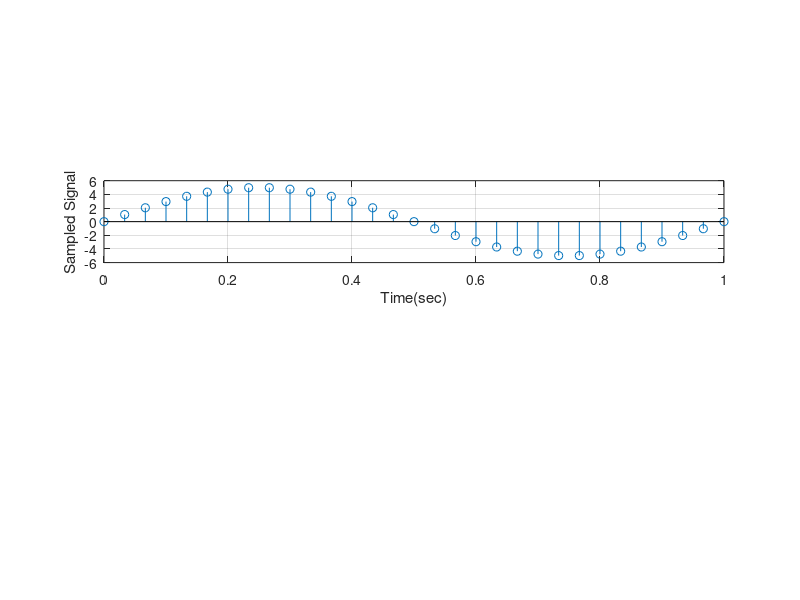

Reproduce this figure in MATLAB.
clear all;
close all;

A=5;
f=1;
theta=0;
minTime=0;
maxTime=1;
samplePerTime=100;
t=minTime : 1/samplePerTime;
analogSignal= A*sin(2*pi*f*t +theta);
figure;
plot(t,analogSignal);
disp(analogSignal);

samplingRate=30*f;
sampleTime=minTime :1/samplingRate: maxTime;
sampledSignal=A*sin(2*pi*f*sampleTime +theta);

digitalData=[];
stairCaseSignal=0;
delta=0.3;

for i=1:1:(samplingRate*maxTime)
    if sampledSignal(i)>stairCaseSignal(i)
        digitalData(i+1)=1;
        stairCaseSignal(i+1)=stairCaseSignal(i)+delta;
    else
        digitalData(i+1)=0;
        stairCaseSignal(i+1)=stairCaseSignal(i)-delta;
    end
end

disp(digitalData);
disp(stairCaseSignal);
subplot(4,1,2);
stem(sampleTime, sampledSignal);
xlabel("Time(sec)");
ylabel("Sampled Signal");
grid on;
hold on;
disp(sampledSignal);